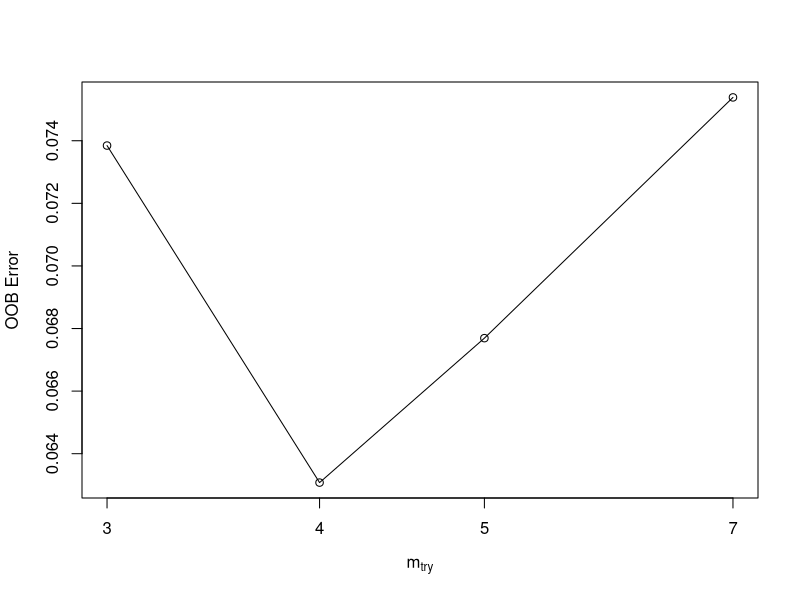
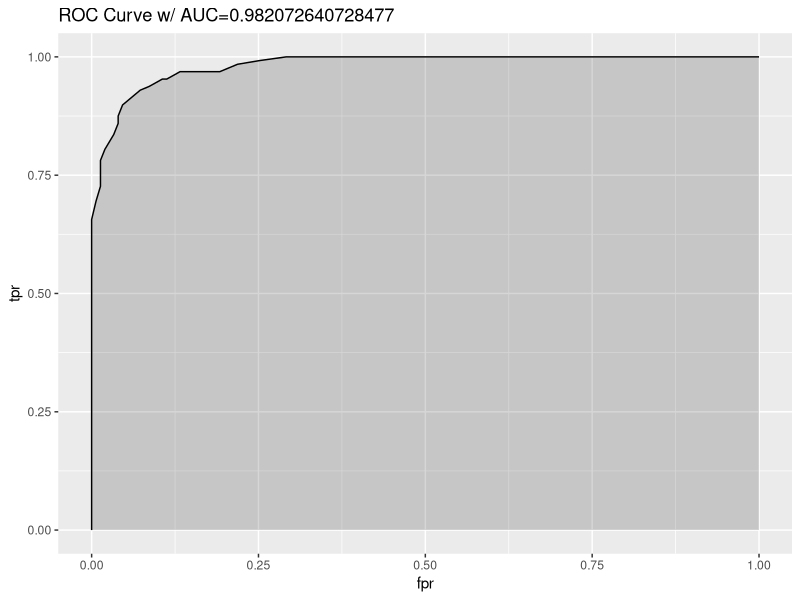
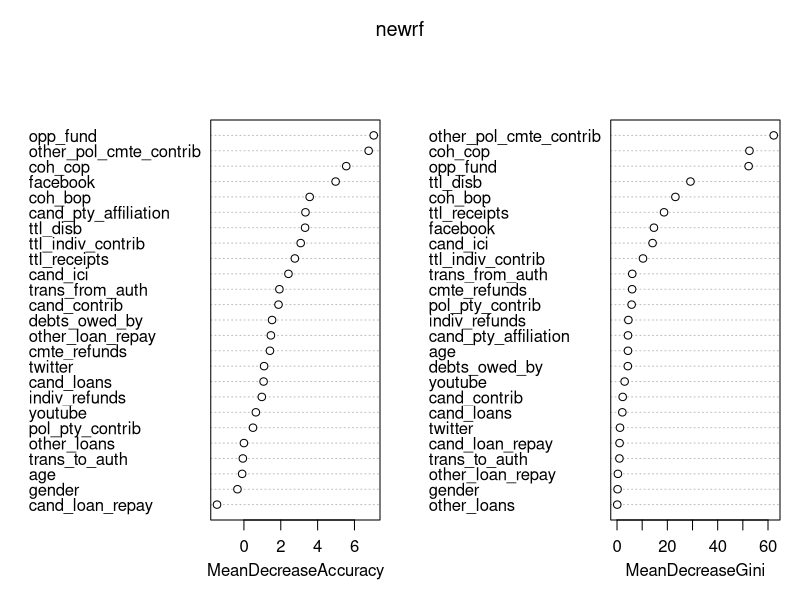

The R script that drew these images, in order: (Note: this script raises an error after producing the figures.)
setwd("/Users/Alekhya/Desktop/R")

# Read file
mydata <- read.csv("election_campaign_data.csv", sep=",", header=T, strip.white = T, na.strings = c("NA","NaN","","?"))

summary(mydata)

#dropping the following variables
mydata$cand_id <- NULL
mydata$first_name <- NULL
mydata$last_name <- NULL
mydata$twitterbirth <- NULL
mydata$facebookdate <- NULL
mydata$facebookjan <- NULL
mydata$youtubebirth <- NULL

#Converting variables as factors 

mydata$twitter <- as.factor(mydata$twitter)
mydata$facebook<- as.factor(mydata$facebook)
mydata$youtube <- as.factor(mydata$youtube)
mydata$cand_ici <- as.factor(mydata$cand_ici)
mydata$gen_election <- as.factor(mydata$gen_election)

# Remove all the observations with any missing values 
mydata <- mydata[complete.cases(mydata),]

# Randomly assign 70% train data 
set.seed(32)
n=nrow(mydata)
trainIndex = sample(1:n, size = round(0.7*n), replace=FALSE)
train_data = mydata[trainIndex,]
test_data = mydata[-trainIndex ,]

#Installing and loading randomForest
install.packages("randomForest")
library(randomForest)

# Building a randomForest classifier 
rf <- randomForest(gen_election ~., data = train_data, ntree= 10, na.action = na.exclude, 
                   importance = T, proximity = T)
print(rf)

# Building a randomforest classifier with n= 20
rf <- randomForest(gen_election ~., data = train_data, ntree= 20, na.action = na.exclude, 
                   importance = T, proximity = T)
print(rf)

# Building a randomforest classifier with n= 30
rf <- randomForest(gen_election ~., data = train_data, ntree= 30, na.action = na.exclude, 
                   importance = T, proximity = T)


print(rf)

# Building a randomforest classifier with n= 40
rf <- randomForest(gen_election ~., data = train_data, ntree= 40, na.action = na.exclude, 
                   importance = T, proximity = T)
print(rf)

# Building a randomforest classifier with n= 50
rf <- randomForest(gen_election ~., data = train_data, ntree= 50, na.action = na.exclude, 
                   importance = T, proximity = T)
print(rf)


# Building a randomforest classifier with n= 60
rf <- randomForest(gen_election ~., data = train_data, ntree= 60, na.action = na.exclude, 
                   importance = T, proximity = T)
print(rf)


# Building a randomforest classifier with n= 70
rf <- randomForest(gen_election ~., data = train_data, ntree= 70, na.action = na.exclude, 
                   importance = T, proximity = T)
print(rf)

#Tune mtry 
mtry <- tuneRF(train_data[-26], train_data$gen_election, ntreeTry=30, 
               stepFactor=1.5, improve=0.01, trace=TRUE, plot=TRUE, na.action = na.exclude)

# New RandomForest Classifier 
newrf <-randomForest(gen_election~., data=train_data, mtry=5, importance=TRUE, ntree=30)
print(rf)

 
#Confusion Matrix

install.packages("caret")
library(caret)

predicted_values <- predict(newrf, test_data,type= "prob")
head(predicted_values)

threshold <- 0.5
pred <- factor( ifelse(predicted_values[,2] > threshold, "W", "L") )
levels(test_data$gen_election)[2]

confusionMatrix(pred, test_data$gen_election, 
                positive = levels(test_data$gen_election)[2])

# AUC & ROC
install.packages("ROCR")
library(ROCR)
library(ggplot2)
predicted_values <- predict(newrf, test_data,type= "prob")[,2] 
pred <- prediction(predicted_values, test_data$gen_election)
perf <- performance(pred, measure = "tpr", x.measure = "fpr")
auc <- performance(pred, measure = "auc")
auc <- auc@y.values[[1]]

roc.data <- data.frame(fpr=unlist(perf@x.values),
                       tpr=unlist(perf@y.values),
                       model="RF")
ggplot(roc.data, aes(x=fpr, ymin=0, ymax=tpr)) +
  geom_ribbon(alpha=0.2) +
  geom_line(aes(y=tpr)) +
  ggtitle(paste0("ROC Curve w/ AUC=", auc))

# Varmplot
varImpPlot(newrf)


#ANN
install.packages("nnet")
library(nnet)
ann <- nnet(gen_election ~ ., data=train_data, size=5, maxit=1000)
summary(ann)


#Confusion Matrix for ANNvarImpPlot(newrf) 
predicted_values1 <- predict(ann, test_data,type= "raw")
head(predicted_values1)
threshold <- 0.5
pred1 <- factor( ifelse(predicted_values1[,1] > threshold, "W", "L") )
head(pred1)
levels(test_data$gen_election)[2]
confusionMatrix(pred1, test_data$gen_election, 
                positive = levels(test_data$gen_election)[2])

#ROC &AUC
library(ggplot2)
predicted_values1 <- predict(ann, test_data,type= "raw")
pred1 <- prediction(predicted_values1, test_data$gen_election)
perf1 <- performance(pred1, measure = "tpr", x.measure = "fpr")
auc1 <- performance(pred1, measure = "auc")
auc1 <- auc1@y.values[[1]]
roc.data1 <- data.frame(fpr=unlist(perf1@x.values),
                       tpr=unlist(perf1@y.values),
                       model="ANN")
ggplot(roc.data1, aes(x=fpr, ymin=0, ymax=tpr)) +
  geom_ribbon(alpha=0.2) +
  geom_line(aes(y=tpr)) +
  ggtitle(paste0("ROC Curve w/ AUC=", auc1))

new_ann <- nnet(gen_election ~ ., data=train_data, size=24, maxit=1000)

predicted_values2 <- predict(new_ann, test_data,type= "raw")
pred2 <- prediction(predicted_values2, test_data$gen_election)
perf2 <- performance(pred2, measure = "tpr", x.measure = "fpr")
auc2 <- performance(pred2, measure = "auc")
auc2 <- auc2@y.values[[1]]
roc.data2 <- data.frame(fpr=unlist(perf2@x.values),
                        tpr=unlist(perf2@y.values),
                        model="ANN")
ggplot(roc.data2, aes(x=fpr, ymin=0, ymax=tpr)) +
  geom_ribbon(alpha=0.2) +
  geom_line(aes(y=tpr)) +
  ggtitle(paste0("ROC Curve w/ AUC=", auc2))

ftable(xtabs(~twitter+gen_election, data = mydata))
ftable(xtabs(~facebook+gen_election, data = mydata))
ftable(xtabs(~youtube+gen_election, data = mydata))
